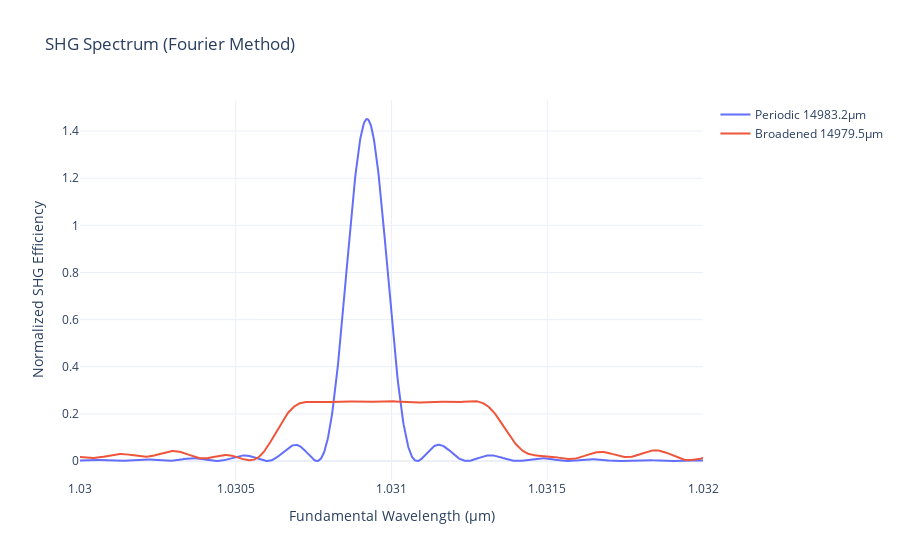

Notebook code cell kept with this figure:
### Code cell
# physical conditions.
design_temp = 70.0
num_wl_points = 1000

# Periodic grating
wl_start = 1.030
wl_end = 1.032
num_domains = 4162
period = 7.2


# periodic grating
profile = grating.uniform_profile(num_domains, period, kappa_mag=999)
wls = jnp.linspace(wl_start, wl_end, num_wl_points)
widths_periodic, _ = grating.build(profile)
periodic_device = DeviceConfig(length=float(jnp.sum(widths_periodic)), num_domains=widths_periodic.shape[0], kappa=1.31e-5 / (2 / jnp.pi))
effs_periodic = calc_shg_effs(widths_periodic, wls, periodic_device, design_temp)

# broadened grating
widths_broadened = jnp.load("../datasets/broadened_shg_15000_4162_e5.npy")
broadened_device = DeviceConfig(length=float(jnp.sum(widths_broadened)), num_domains=widths_broadened.shape[0], kappa=1.31e-5 / (2 / jnp.pi))
effs_broadened = calc_shg_effs(widths_broadened, wls, broadened_device, design_temp)

fig = go.Figure()
fig.add_trace(go.Scatter(x=wls, y=effs_periodic, mode="lines", name=f"Periodic {jnp.sum(widths_periodic):.1f}μm"))
fig.add_trace(go.Scatter(x=wls, y=effs_broadened, mode="lines", name=f"Broadened {jnp.sum(widths_broadened):.1f}μm"))
fig.update_layout(
    title="SHG Spectrum (Fourier Method)",
    xaxis_title="Fundamental Wavelength (μm)",
    yaxis_title="Normalized SHG Efficiency",
    template="plotly_white",
)
fig.show()

### Figure 1 — Plotly figure (JSON) as saved in the notebook; plotly's stock layout.template omitted (floating-point values rounded to 4 significant figures; data arrays with more than 128 entries replaced by an {"elided": "..."} marker saying what was removed)
{"data": [{"mode": "lines", "name": "Periodic 14983.2μm", "type": "scatter", "x": {"elided": "1000 float values"}, "y": {"elided": "1000 float values"}}, {"mode": "lines", "name": "Broadened 14979.5μm", "type": "scatter", "x": {"elided": "1000 float values"}, "y": {"elided": "1000 float values"}}], "layout": {"title": {"text": "SHG Spectrum (Fourier Method)"}, "xaxis": {"title": {"text": "Fundamental Wavelength (μm)"}}, "yaxis": {"title": {"text": "Normalized SHG Efficiency"}}}}
